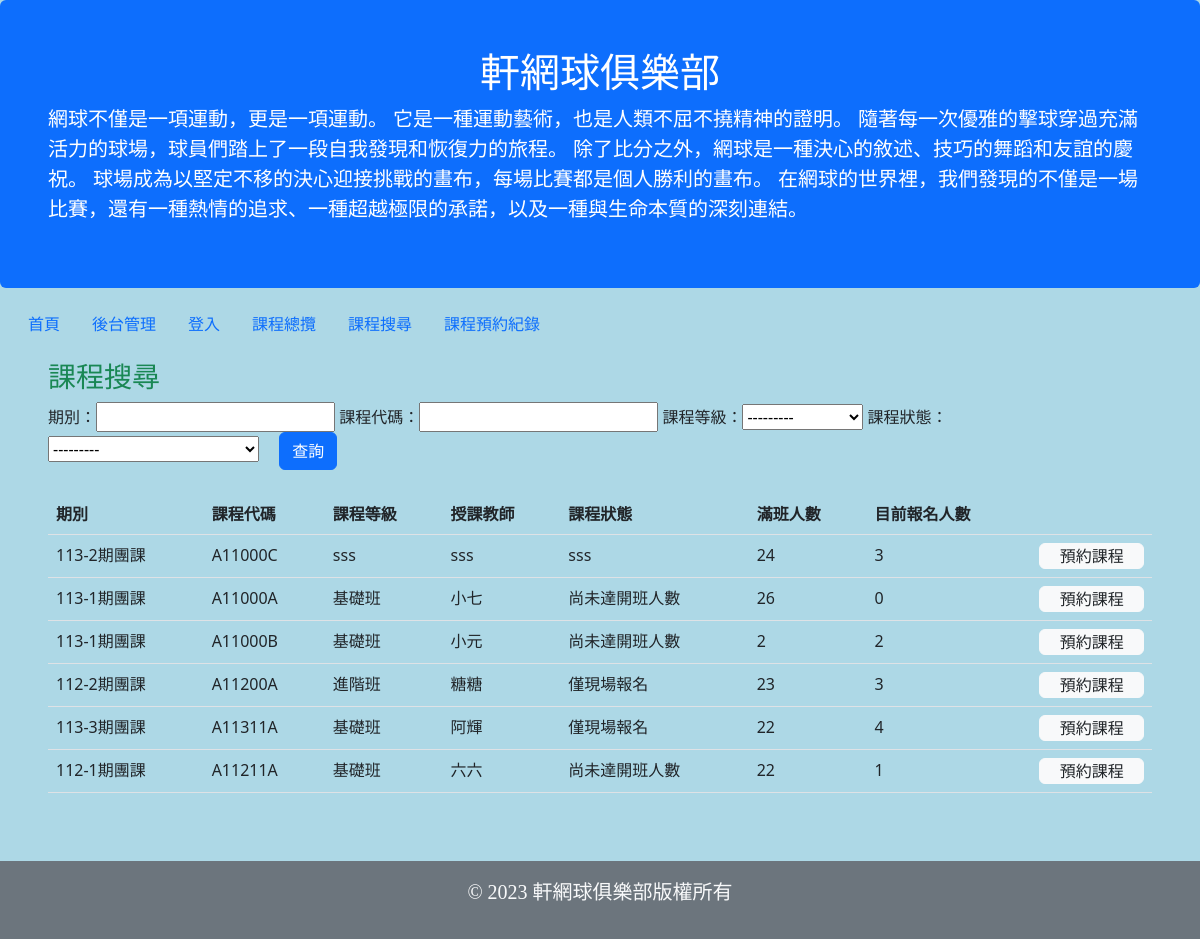
The page /Course_reservation/Course_search/ on the database as committed earlier.
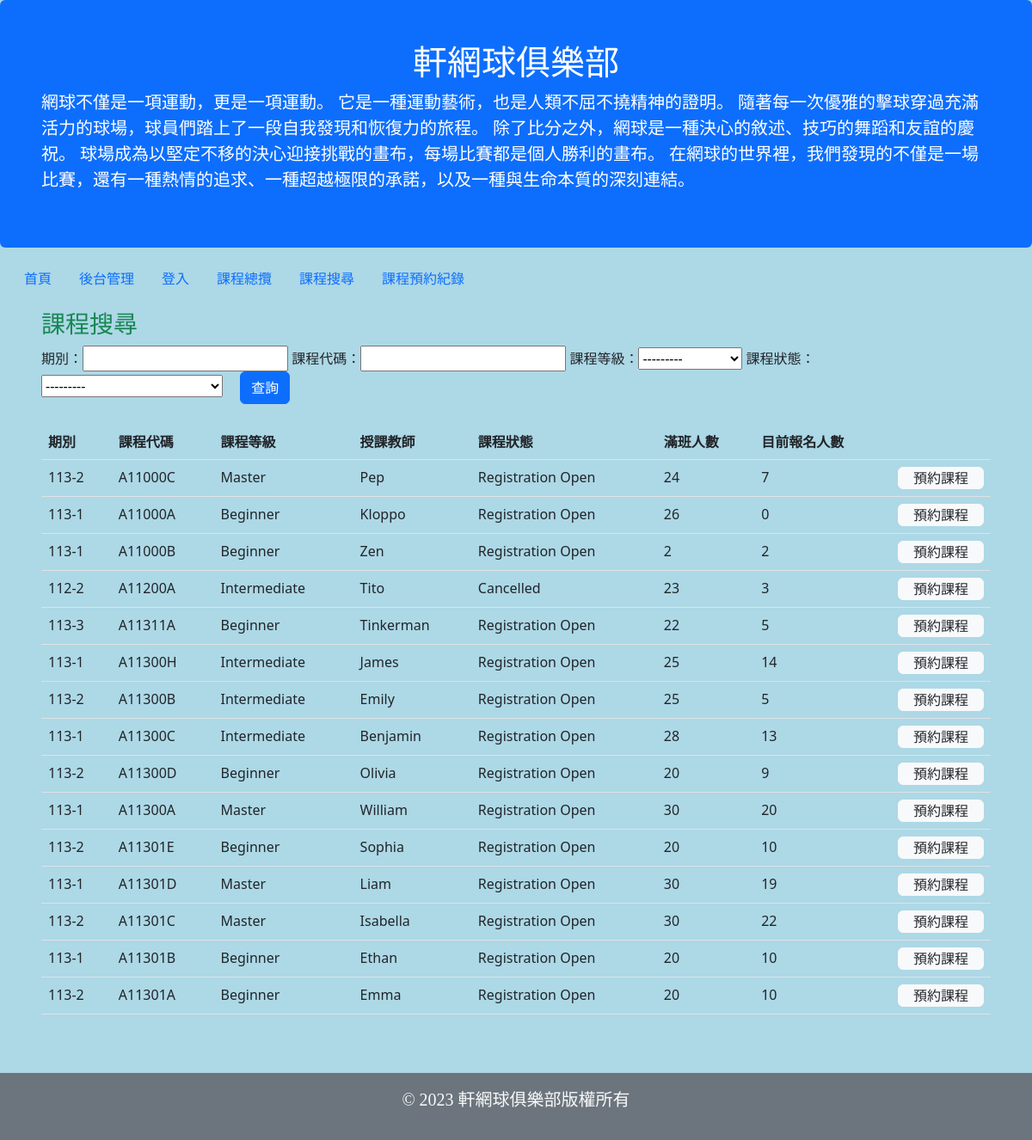
The same page on the database as committed later.
### Course_reservation/models.py (models this page shows, shortened)
class Course_reservation(models.Model):
    Period = models.CharField(max_length=255,null=True,help_text="期別")
    Course_code = models.CharField(max_length=255,null=True,help_text="課程代碼")
    Time_start = models.DateField(null=True,help_text="開始日期")
    Time_end = models.DateField(null=True,help_text="結束日期")
    week_choices = [
        ('Monday', 'Monday'),
        ('Tuesday', 'Tuesday'),
        ('Wednesday', 'Wednesday'),
        ('Thursday', 'Thursday'),
        ('Friday', 'Friday'),
        ('Saturday', 'Saturday'),
        ('Sunday', 'Sunday'),
    ]
    week=models.CharField(max_length=10, choices=week_choices, default='')
    class_time_start=models.TimeField(null=True)
    class_time_end=models.TimeField(null=True)
    Classroom = models.CharField(max_length=255,null=True,help_text="教室")
    Category_choices = [
        ('Beginner', 'Beginner'),
        ('Intermediate', 'Intermediate'),
        ('Master', 'Master'),
    ]
    Category = models.CharField(max_length=255,choices=Category_choices,null=True,help_text="課程等級")
    Coach_name = models.CharField(max_length=255,null=True,help_text="教練名子")
    Full_number_applicants = models.IntegerField(default=26,null=True,help_text="總共可報名的人數")
    Current_number_applicants = models.IntegerField(default=0,null=True,help_text="目前報名人數")
    Class_status_choices = [
        ('Registration Open', 'Registration Open'),#報名中
        (' Registration Closed', ' Registration Closed'),#報名已滿
        ('Cancelled ', 'Cancelled '),#停開
        ('On-site Registration Only', 'On-site Registration Only'),#僅現場報名
    ]
    Class_status = models.CharField(max_length=255,choices=Class_status_choices,null=True,help_text="班級狀態，報名中、報名已滿、停開、僅現場報名")

### Course_reservation/views.py (the view)
# urls.py: path('Course_search/', views.Course_search, name='Course_search')
def Course_search(request):
    template = loader.get_template('Course_search.html')
    Course_reservation_list = Course_reservation.objects.all()
    Period_list = Course_reservation.objects.values_list('Period', flat=True).distinct()
    Course_code_list = Course_reservation.objects.values_list('Course_code', flat=True).distinct()
    Category_list = Course_reservation.objects.values_list('Category', flat=True).distinct()
    course_reservation_Filter = Course_reservation_Filter(queryset=Course_reservation_list)
    if request.method == "POST":
        course_reservation_Filter = Course_reservation_Filter(request.POST, queryset=Course_reservation_list)
    context = {
        'Course_reservation_list': Course_reservation_list,
        'course_reservation_Filter': course_reservation_Filter,
        'Period_list': Period_list,
        'Course_code_list': Course_code_list,
        'Category_list': Category_list,
    }
    return HttpResponse(template.render(context, request))
    return HttpResponse(template.render())

### Course_reservation/templates/Course_search.html (shortened to what this page needs)
{% extends "master.html" %}
{% load my_custom_filters %}
{% block content %}
    <div class="container-fluid p-5 pt-3">
        <h3 class="text-success">課程搜尋</h3>
        <form method='POST'>
            期別：{{ course_reservation_Filter.form.Period }}
            課程代碼：{{ course_reservation_Filter.form.Course_code }}
            課程等級：{{ course_reservation_Filter.form.Category }}
            課程狀態：{{ course_reservation_Filter.form.Class_status }}
            <input type="submit" class="ms-3 btn btn-primary" value="查詢"/>
        </form>
        <br/>
        <table class="table" style=" max-width: 1500px">
            <thead>
            <th>期別</th>
            <th>課程代碼</th>
            <th>課程等級</th>
            <th>授課教師</th>
            <th>課程狀態</th>
            <th>滿班人數</th>
            <th>目前報名人數</th>
            <th></th>
            </thead>
            <tbody>
            {% for course_reservation in course_reservation_Filter.qs %}
                <tr>
                    <td>{{ course_reservation.Period }}</td>
                    <td>{{ course_reservation.Course_code }}</td>
                    <td>{{ course_reservation.Category }}</td>
                    <td>{{ course_reservation.Coach_name }}</td>
                    <td>{{ course_reservation.Class_status }}</td>
                    <td>{{ course_reservation.Full_number_applicants }}</td>
                    <td>{{ course_reservation.Current_number_applicants }}</td>
                <td class=""> <a class="nav-link btn btn-light"
                href="/Course_reservation/Course_content?code={{ course_reservation.Course_code }}">預約課程</a></td>
                </tr>
            {% endfor %}
            </tbody>
        </table>
    </div>
{% endblock %}

Rows that differ between the two databases and show on the page:
changed Course_reservation: Period "113-2期團課" → "113-2"; Category "sss" → "Master"; Coach_name "sss" → "Pep"; Class_status "sss" → "Registration Open"; Current_number_applicants "3" → "7"
changed Course_reservation: Period "113-1期團課" → "113-1"; Category "基礎班" → "Beginner"; Coach_name "小七" → "Kloppo"; Class_status "尚未達開班人數" → "Registration Open"
changed Course_reservation: Period "113-1期團課" → "113-1"; Category "基礎班" → "Beginner"; Coach_name "小元" → "Zen"; Class_status "尚未達開班人數" → "Registration Open"
changed Course_reservation: Period "112-2期團課" → "112-2"; Category "進階班" → "Intermediate"; Coach_name "糖糖" → "Tito"; Class_status "僅現場報名" → "Cancelled"
changed Course_reservation: Period "113-3期團課" → "113-3"; Category "基礎班" → "Beginner"; Coach_name "阿輝" → "Tinkerman"; Class_status "僅現場報名" → "Registration Open"; Current_number_applicants "4" → "5"
changed Course_reservation: Period "112-1期團課" → "113-1"; Course_code "A11211A" → "A11300H"; Category "基礎班" → "Intermediate"; Coach_name "六六" → "James"; Class_status "尚未達開班人數" → "Registration Open"; Full_number_applicants "22" → "25"; Current_number_applicants "1" → "14"
added Course_reservation: Period "113-2", Course_code "A11300B", Category "Intermediate", Coach_name "Emily", Class_status "Registration Open", Full_number_applicants "25", Current_number_applicants "5"
added Course_reservation: Period "113-1", Course_code "A11300C", Category "Intermediate", Coach_name "Benjamin", Class_status "Registration Open", Full_number_applicants "28", Current_number_applicants "13"
added Course_reservation: Period "113-2", Course_code "A11300D", Category "Beginner", Coach_name "Olivia", Class_status "Registration Open", Full_number_applicants "20", Current_number_applicants "9"
added Course_reservation: Period "113-1", Course_code "A11300A", Category "Master", Coach_name "William", Class_status "Registration Open", Full_number_applicants "30", Current_number_applicants "20"
added Course_reservation: Period "113-2", Course_code "A11301E", Category "Beginner", Coach_name "Sophia", Class_status "Registration Open", Full_number_applicants "20", Current_number_applicants "10"
added Course_reservation: Period "113-1", Course_code "A11301D", Category "Master", Coach_name "Liam", Class_status "Registration Open", Full_number_applicants "30", Current_number_applicants "19"
added Course_reservation: Period "113-2", Course_code "A11301C", Category "Master", Coach_name "Isabella", Class_status "Registration Open", Full_number_applicants "30", Current_number_applicants "22"
added Course_reservation: Period "113-1", Course_code "A11301B", Category "Beginner", Coach_name "Ethan", Class_status "Registration Open", Full_number_applicants "20", Current_number_applicants "10"
added Course_reservation: Period "113-2", Course_code "A11301A", Category "Beginner", Coach_name "Emma", Class_status "Registration Open", Full_number_applicants "20", Current_number_applicants "10"
